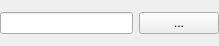
<?xml version="1.0" encoding="UTF-8"?>
<ui version="4.0">
 <class>FileSelector</class>
 <widget class="QWidget" name="FileSelector">
  <property name="geometry">
   <rect>
    <x>0</x>
    <y>0</y>
    <width>219</width>
    <height>46</height>
   </rect>
  </property>
  <property name="windowTitle">
   <string>File selector</string>
  </property>
  <layout class="QHBoxLayout" name="horizontalLayout">
   <property name="margin">
    <number>0</number>
   </property>
   <item>
    <widget class="QLineEdit" name="path"/>
   </item>
   <item>
    <widget class="QPushButton" name="dialog">
     <property name="text">
      <string notr="true">...</string>
     </property>
    </widget>
   </item>
  </layout>
 </widget>
 <resources/>
 <connections/>
</ui>
